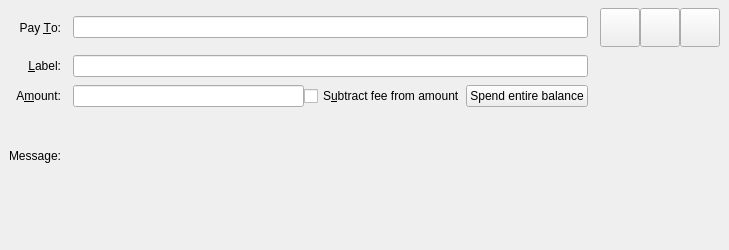
<?xml version="1.0" encoding="UTF-8"?>
<ui version="4.0">
 <class>SendCoinsEntry</class>
 <widget class="QStackedWidget" name="SendCoinsEntry">
  <property name="geometry">
   <rect>
    <x>0</x>
    <y>0</y>
    <width>729</width>
    <height>250</height>
   </rect>
  </property>
  <property name="focusPolicy">
   <enum>Qt::TabFocus</enum>
  </property>
  <property name="autoFillBackground">
   <bool>false</bool>
  </property>
  <widget class="QFrame" name="SendCoins">
   <property name="toolTip">
    <string>This is a normal payment.</string>
   </property>
   <property name="frameShape">
    <enum>QFrame::NoFrame</enum>
   </property>
   <layout class="QGridLayout" name="gridLayout">
    <property name="topMargin">
     <number>8</number>
    </property>
    <property name="bottomMargin">
     <number>4</number>
    </property>
    <property name="horizontalSpacing">
     <number>12</number>
    </property>
    <property name="verticalSpacing">
     <number>8</number>
    </property>
    <item row="0" column="0">
     <widget class="QLabel" name="payToLabel">
      <property name="text">
       <string>Pay &amp;To:</string>
      </property>
      <property name="alignment">
       <set>Qt::AlignRight|Qt::AlignTrailing|Qt::AlignVCenter</set>
      </property>
      <property name="buddy">
       <cstring>payTo</cstring>
      </property>
     </widget>
    </item>
    <item row="0" column="1">
       <widget class="QValidatedLineEdit" name="payTo">
        <property name="toolTip">
         <string>The DeVault address to send the payment to</string>
        </property>
       </widget>
      </item>
    <item row="0" column="2">
      <layout class="QHBoxLayout" name="payToLayout">
      <property name="spacing">
       <number>0</number>
      </property>
      <item>
       <widget class="QToolButton" name="addressBookButton">
        <property name="toolTip">
         <string>Choose previously used address</string>
        </property>
        <property name="text">
         <string/>
        </property>
        <property name="icon">
         <iconset resource="../bitcoin.qrc">
          <normaloff>:/icons/address-book</normaloff>:/icons/address-book</iconset>
        </property>
        <property name="iconSize">
         <size>
          <width>32</width>
          <height>32</height>
         </size>
        </property>
        <property name="shortcut">
         <string>Alt+A</string>
        </property>
       </widget>
      </item>
      <item>
       <widget class="QToolButton" name="pasteButton">
        <property name="toolTip">
         <string>Paste address from clipboard</string>
        </property>
        <property name="text">
         <string/>
        </property>
        <property name="icon">
         <iconset resource="../bitcoin.qrc">
          <normaloff>:/icons/editpaste</normaloff>:/icons/editpaste</iconset>
        </property>
        <property name="iconSize">
         <size>
          <width>32</width>
          <height>32</height>
         </size>
        </property>
        <property name="shortcut">
         <string>Alt+P</string>
        </property>
       </widget>
      </item>
      <item>
       <widget class="QToolButton" name="deleteButton">
        <property name="toolTip">
         <string>Remove this entry</string>
        </property>
        <property name="text">
         <string/>
        </property>
        <property name="icon">
         <iconset resource="../bitcoin.qrc">
          <normaloff>:/icons/remove</normaloff>:/icons/remove</iconset>
        </property>
        <property name="iconSize">
         <size>
          <width>32</width>
          <height>32</height>
         </size>
        </property>
       </widget>
      </item>
     </layout>
    </item>
    <item row="1" column="0">
     <widget class="QLabel" name="labellLabel">
      <property name="text">
       <string>&amp;Label:</string>
      </property>
      <property name="alignment">
       <set>Qt::AlignRight|Qt::AlignTrailing|Qt::AlignVCenter</set>
      </property>
      <property name="buddy">
       <cstring>addAsLabel</cstring>
      </property>
     </widget>
    </item>
    <item row="1" column="1">
     <widget class="QLineEdit" name="addAsLabel">
      <property name="toolTip">
       <string>Enter a label for this address to add it to the list of used addresses</string>
      </property>
     </widget>
    </item>
    <item row="2" column="0">
     <widget class="QLabel" name="amountLabel">
      <property name="text">
       <string>A&amp;mount:</string>
      </property>
      <property name="alignment">
       <set>Qt::AlignRight|Qt::AlignTrailing|Qt::AlignVCenter</set>
      </property>
      <property name="buddy">
       <cstring>payAmount</cstring>
      </property>
     </widget>
    </item>
    <item row="2" column="1">
     <layout class="QHBoxLayout" name="horizontalLayoutAmount" stretch="2,1">
      <item>
       <widget class="BitcoinAmountField" name="payAmount"/>
      </item>
      <item>
       <widget class="QCheckBox" name="checkboxSubtractFeeFromAmount">
        <property name="toolTip">
         <string>The fee will be deducted from the amount being sent. The recipient will receive less DVT than you enter in the amount field. If multiple recipients are selected, the fee is split equally.</string>
        </property>
        <property name="text">
         <string>S&amp;ubtract fee from amount</string>
        </property>
       </widget>
      </item>
      <item>
       <widget class="QPushButton" name="useAvailableBalanceButton">
        <property name="text">
         <string>Spend entire balance</string>
        </property>
       </widget>
      </item>
     </layout>
    </item>
    <item row="3" column="0">
     <widget class="QLabel" name="messageLabel">
      <property name="text">
       <string>Message:</string>
      </property>
      <property name="alignment">
       <set>Qt::AlignRight|Qt::AlignTrailing|Qt::AlignVCenter</set>
      </property>
     </widget>
    </item>
    <item row="3" column="1">
     <widget class="QLabel" name="messageTextLabel">
      <property name="toolTip">
       <string/>
      </property>
      <property name="textFormat">
       <enum>Qt::PlainText</enum>
      </property>
     </widget>
    </item>
    <item row="4" column="0">
      <spacer name="verticalSpacer">
                   <property name="orientation">
                    <enum>Qt::Vertical</enum>
                   </property>
                   <property name="sizeHint" stdset="0">
                    <size>
                     <width>1</width>
                     <height>50</height>
                    </size>
                   </property>
                   <property name="sizeType">
        <enum>QSizePolicy::Fixed</enum>
       </property>
                  </spacer>
      </item>
   </layout>

  </widget>
  <widget class="QFrame" name="SendCoins_UnauthenticatedPaymentRequest">
   <property name="palette">
    <palette>
     <active>
      <colorrole role="WindowText">
       <brush brushstyle="SolidPattern">
        <color alpha="255">
         <red>0</red>
         <green>0</green>
         <blue>0</blue>
        </color>
       </brush>
      </colorrole>
      <colorrole role="Button">
       <brush brushstyle="SolidPattern">
        <color alpha="255">
         <red>255</red>
         <green>255</green>
         <blue>127</blue>
        </color>
       </brush>
      </colorrole>
      <colorrole role="Light">
       <brush brushstyle="SolidPattern">
        <color alpha="255">
         <red>255</red>
         <green>255</green>
         <blue>255</blue>
        </color>
       </brush>
      </colorrole>
      <colorrole role="Midlight">
       <brush brushstyle="SolidPattern">
        <color alpha="255">
         <red>255</red>
         <green>255</green>
         <blue>191</blue>
        </color>
       </brush>
      </colorrole>
      <colorrole role="Dark">
       <brush brushstyle="SolidPattern">
        <color alpha="255">
         <red>127</red>
         <green>127</green>
         <blue>63</blue>
        </color>
       </brush>
      </colorrole>
      <colorrole role="Mid">
       <brush brushstyle="SolidPattern">
        <color alpha="255">
         <red>170</red>
         <green>170</green>
         <blue>84</blue>
        </color>
       </brush>
      </colorrole>
      <colorrole role="Text">
       <brush brushstyle="SolidPattern">
        <color alpha="255">
         <red>0</red>
         <green>0</green>
         <blue>0</blue>
        </color>
       </brush>
      </colorrole>
      <colorrole role="BrightText">
       <brush brushstyle="SolidPattern">
        <color alpha="255">
         <red>255</red>
         <green>255</green>
         <blue>255</blue>
        </color>
       </brush>
      </colorrole>
      <colorrole role="ButtonText">
       <brush brushstyle="SolidPattern">
        <color alpha="255">
         <red>0</red>
         <green>0</green>
         <blue>0</blue>
        </color>
       </brush>
      </colorrole>
      <colorrole role="Base">
       <brush brushstyle="SolidPattern">
        <color alpha="255">
         <red>255</red>
         <green>255</green>
         <blue>255</blue>
        </color>
       </brush>
      </colorrole>
      <colorrole role="Window">
       <brush brushstyle="SolidPattern">
        <color alpha="255">
         <red>255</red>
         <green>255</green>
         <blue>127</blue>
        </color>
       </brush>
      </colorrole>
      <colorrole role="Shadow">
       <brush brushstyle="SolidPattern">
        <color alpha="255">
         <red>0</red>
         <green>0</green>
         <blue>0</blue>
        </color>
       </brush>
      </colorrole>
      <colorrole role="AlternateBase">
       <brush brushstyle="SolidPattern">
        <color alpha="255">
         <red>255</red>
         <green>255</green>
         <blue>191</blue>
        </color>
       </brush>
      </colorrole>
      <colorrole role="ToolTipBase">
       <brush brushstyle="SolidPattern">
        <color alpha="255">
         <red>255</red>
         <green>255</green>
         <blue>220</blue>
        </color>
       </brush>
      </colorrole>
      <colorrole role="ToolTipText">
       <brush brushstyle="SolidPattern">
        <color alpha="255">
         <red>0</red>
         <green>0</green>
         <blue>0</blue>
        </color>
       </brush>
      </colorrole>
     </active>
     <inactive>
      <colorrole role="WindowText">
       <brush brushstyle="SolidPattern">
        <color alpha="255">
         <red>0</red>
         <green>0</green>
         <blue>0</blue>
        </color>
       </brush>
      </colorrole>
      <colorrole role="Button">
       <brush brushstyle="SolidPattern">
        <color alpha="255">
         <red>255</red>
         <green>255</green>
         <blue>127</blue>
        </color>
       </brush>
      </colorrole>
      <colorrole role="Light">
       <brush brushstyle="SolidPattern">
        <color alpha="255">
         <red>255</red>
         <green>255</green>
         <blue>255</blue>
        </color>
       </brush>
      </colorrole>
      <colorrole role="Midlight">
       <brush brushstyle="SolidPattern">
        <color alpha="255">
         <red>255</red>
         <green>255</green>
         <blue>191</blue>
        </color>
       </brush>
      </colorrole>
      <colorrole role="Dark">
       <brush brushstyle="SolidPattern">
        <color alpha="255">
         <red>127</red>
         <green>127</green>
         <blue>63</blue>
        </color>
       </brush>
      </colorrole>
      <colorrole role="Mid">
       <brush brushstyle="SolidPattern">
        <color alpha="255">
         <red>170</red>
         <green>170</green>
         <blue>84</blue>
        </color>
       </brush>
      </colorrole>
      <colorrole role="Text">
       <brush brushstyle="SolidPattern">
        <color alpha="255">
         <red>0</red>
         <green>0</green>
         <blue>0</blue>
        </color>
       </brush>
      </colorrole>
      <colorrole role="BrightText">
       <brush brushstyle="SolidPattern">
        <color alpha="255">
         <red>255</red>
         <green>255</green>
         <blue>255</blue>
        </color>
       </brush>
      </colorrole>
      <colorrole role="ButtonText">
       <brush brushstyle="SolidPattern">
        <color alpha="255">
         <red>0</red>
         <green>0</green>
         <blue>0</blue>
        </color>
       </brush>
      </colorrole>
      <colorrole role="Base">
       <brush brushstyle="SolidPattern">
        <color alpha="255">
         <red>255</red>
         <green>255</green>
         <blue>255</blue>
        </color>
       </brush>
      </colorrole>
      <colorrole role="Window">
       <brush brushstyle="SolidPattern">
        <color alpha="255">
         <red>255</red>
         <green>255</green>
         <blue>127</blue>
        </color>
       </brush>
      </colorrole>
      <colorrole role="Shadow">
       <brush brushstyle="SolidPattern">
        <color alpha="255">
         <red>0</red>
         <green>0</green>
         <blue>0</blue>
        </color>
       </brush>
      </colorrole>
      <colorrole role="AlternateBase">
       <brush brushstyle="SolidPattern">
        <color alpha="255">
         <red>255</red>
         <green>255</green>
         <blue>191</blue>
        </color>
       </brush>
      </colorrole>
      <colorrole role="ToolTipBase">
       <brush brushstyle="SolidPattern">
        <color alpha="255">
         <red>255</red>
         <green>255</green>
         <blue>220</blue>
        </color>
       </brush>
      </colorrole>
      <colorrole role="ToolTipText">
       <brush brushstyle="SolidPattern">
        <color alpha="255">
         <red>0</red>
         <green>0</green>
         <blue>0</blue>
        </color>
       </brush>
      </colorrole>
     </inactive>
     <disabled>
      <colorrole role="WindowText">
       <brush brushstyle="SolidPattern">
        <color alpha="255">
         <red>127</red>
         <green>127</green>
         <blue>63</blue>
        </color>
       </brush>
      </colorrole>
      <colorrole role="Button">
       <brush brushstyle="SolidPattern">
        <color alpha="255">
         <red>255</red>
         <green>255</green>
         <blue>127</blue>
        </color>
       </brush>
      </colorrole>
      <colorrole role="Light">
       <brush brushstyle="SolidPattern">
        <color alpha="255">
         <red>255</red>
         <green>255</green>
         <blue>255</blue>
        </color>
       </brush>
      </colorrole>
      <colorrole role="Midlight">
       <brush brushstyle="SolidPattern">
        <color alpha="255">
         <red>255</red>
         <green>255</green>
         <blue>191</blue>
        </color>
       </brush>
      </colorrole>
      <colorrole role="Dark">
       <brush brushstyle="SolidPattern">
        <color alpha="255">
         <red>127</red>
         <green>127</green>
         <blue>63</blue>
        </color>
       </brush>
      </colorrole>
      <colorrole role="Mid">
       <brush brushstyle="SolidPattern">
        <color alpha="255">
         <red>170</red>
         <green>170</green>
         <blue>84</blue>
        </color>
       </brush>
      </colorrole>
      <colorrole role="Text">
       <brush brushstyle="SolidPattern">
        <color alpha="255">
         <red>127</red>
         <green>127</green>
         <blue>63</blue>
        </color>
       </brush>
      </colorrole>
      <colorrole role="BrightText">
       <brush brushstyle="SolidPattern">
        <color alpha="255">
         <red>255</red>
         <green>255</green>
         <blue>255</blue>
        </color>
       </brush>
      </colorrole>
      <colorrole role="ButtonText">
       <brush brushstyle="SolidPattern">
        <color alpha="255">
         <red>127</red>
         <green>127</green>
         <blue>63</blue>
        </color>
       </brush>
      </colorrole>
      <colorrole role="Base">
       <brush brushstyle="SolidPattern">
        <color alpha="255">
         <red>255</red>
         <green>255</green>
         <blue>127</blue>
        </color>
       </brush>
      </colorrole>
      <colorrole role="Window">
       <brush brushstyle="SolidPattern">
        <color alpha="255">
         <red>255</red>
         <green>255</green>
         <blue>127</blue>
        </color>
       </brush>
      </colorrole>
      <colorrole role="Shadow">
       <brush brushstyle="SolidPattern">
        <color alpha="255">
         <red>0</red>
         <green>0</green>
         <blue>0</blue>
        </color>
       </brush>
      </colorrole>
      <colorrole role="AlternateBase">
       <brush brushstyle="SolidPattern">
        <color alpha="255">
         <red>255</red>
         <green>255</green>
         <blue>127</blue>
        </color>
       </brush>
      </colorrole>
      <colorrole role="ToolTipBase">
       <brush brushstyle="SolidPattern">
        <color alpha="255">
         <red>255</red>
         <green>255</green>
         <blue>220</blue>
        </color>
       </brush>
      </colorrole>
      <colorrole role="ToolTipText">
       <brush brushstyle="SolidPattern">
        <color alpha="255">
         <red>0</red>
         <green>0</green>
         <blue>0</blue>
        </color>
       </brush>
      </colorrole>
     </disabled>
    </palette>
   </property>
   <property name="toolTip">
    <string>This is an unauthenticated payment request.</string>
   </property>
   <property name="autoFillBackground">
    <bool>true</bool>
   </property>
   <property name="frameShape">
    <enum>QFrame::NoFrame</enum>
   </property>
   <layout class="QGridLayout" name="gridLayout_is">
    <property name="spacing">
     <number>12</number>
    </property>
    <item row="0" column="0">
     <widget class="QLabel" name="payToLabel_is">
      <property name="text">
       <string>Pay To:</string>
      </property>
      <property name="alignment">
       <set>Qt::AlignRight|Qt::AlignTrailing|Qt::AlignVCenter</set>
      </property>
     </widget>
    </item>
    <item row="0" column="1">
     <layout class="QHBoxLayout" name="payToLayout_is">
      <property name="spacing">
       <number>0</number>
      </property>
      <item>
       <widget class="QLabel" name="payTo_is"/>
      </item>
      <item>
       <widget class="QToolButton" name="deleteButton_is">
        <property name="toolTip">
         <string>Remove this entry</string>
        </property>
        <property name="text">
         <string/>
        </property>
        <property name="icon">
         <iconset resource="../bitcoin.qrc">
          <normaloff>:/icons/remove</normaloff>:/icons/remove</iconset>
        </property>
       </widget>
      </item>
     </layout>
    </item>
    <item row="1" column="0">
     <widget class="QLabel" name="memoLabel_is">
      <property name="text">
       <string>Memo:</string>
      </property>
      <property name="alignment">
       <set>Qt::AlignRight|Qt::AlignTrailing|Qt::AlignVCenter</set>
      </property>
     </widget>
    </item>
    <item row="1" column="1">
     <widget class="QLabel" name="memoTextLabel_is">
      <property name="textFormat">
       <enum>Qt::PlainText</enum>
      </property>
     </widget>
    </item>
    <item row="2" column="0">
     <widget class="QLabel" name="amountLabel_is">
      <property name="text">
       <string>A&amp;mount:</string>
      </property>
      <property name="alignment">
       <set>Qt::AlignRight|Qt::AlignTrailing|Qt::AlignVCenter</set>
      </property>
      <property name="buddy">
       <cstring>payAmount_is</cstring>
      </property>
     </widget>
    </item>
    <item row="2" column="1">
     <widget class="BitcoinAmountField" name="payAmount_is">
      <property name="acceptDrops">
       <bool>false</bool>
      </property>
     </widget>
    </item>
   </layout>
  </widget>
  <widget class="QFrame" name="SendCoins_AuthenticatedPaymentRequest">
   <property name="palette">
    <palette>
     <active>
      <colorrole role="WindowText">
       <brush brushstyle="SolidPattern">
        <color alpha="255">
         <red>0</red>
         <green>0</green>
         <blue>0</blue>
        </color>
       </brush>
      </colorrole>
      <colorrole role="Button">
       <brush brushstyle="SolidPattern">
        <color alpha="255">
         <red>140</red>
         <green>232</green>
         <blue>119</blue>
        </color>
       </brush>
      </colorrole>
      <colorrole role="Light">
       <brush brushstyle="SolidPattern">
        <color alpha="255">
         <red>230</red>
         <green>255</green>
         <blue>224</blue>
        </color>
       </brush>
      </colorrole>
      <colorrole role="Midlight">
       <brush brushstyle="SolidPattern">
        <color alpha="255">
         <red>185</red>
         <green>243</green>
         <blue>171</blue>
        </color>
       </brush>
      </colorrole>
      <colorrole role="Dark">
       <brush brushstyle="SolidPattern">
        <color alpha="255">
         <red>70</red>
         <green>116</green>
         <blue>59</blue>
        </color>
       </brush>
      </colorrole>
      <colorrole role="Mid">
       <brush brushstyle="SolidPattern">
        <color alpha="255">
         <red>93</red>
         <green>155</green>
         <blue>79</blue>
        </color>
       </brush>
      </colorrole>
      <colorrole role="Text">
       <brush brushstyle="SolidPattern">
        <color alpha="255">
         <red>0</red>
         <green>0</green>
         <blue>0</blue>
        </color>
       </brush>
      </colorrole>
      <colorrole role="BrightText">
       <brush brushstyle="SolidPattern">
        <color alpha="255">
         <red>155</red>
         <green>255</green>
         <blue>147</blue>
        </color>
       </brush>
      </colorrole>
      <colorrole role="ButtonText">
       <brush brushstyle="SolidPattern">
        <color alpha="255">
         <red>0</red>
         <green>0</green>
         <blue>0</blue>
        </color>
       </brush>
      </colorrole>
      <colorrole role="Base">
       <brush brushstyle="SolidPattern">
        <color alpha="255">
         <red>119</red>
         <green>255</green>
         <blue>233</blue>
        </color>
       </brush>
      </colorrole>
      <colorrole role="Window">
       <brush brushstyle="SolidPattern">
        <color alpha="255">
         <red>140</red>
         <green>232</green>
         <blue>119</blue>
        </color>
       </brush>
      </colorrole>
      <colorrole role="Shadow">
       <brush brushstyle="SolidPattern">
        <color alpha="255">
         <red>0</red>
         <green>0</green>
         <blue>0</blue>
        </color>
       </brush>
      </colorrole>
      <colorrole role="AlternateBase">
       <brush brushstyle="SolidPattern">
        <color alpha="255">
         <red>197</red>
         <green>243</green>
         <blue>187</blue>
        </color>
       </brush>
      </colorrole>
      <colorrole role="NoRole">
       <brush brushstyle="SolidPattern">
        <color alpha="255">
         <red>125</red>
         <green>194</green>
         <blue>122</blue>
        </color>
       </brush>
      </colorrole>
      <colorrole role="ToolTipBase">
       <brush brushstyle="SolidPattern">
        <color alpha="255">
         <red>255</red>
         <green>255</green>
         <blue>220</blue>
        </color>
       </brush>
      </colorrole>
      <colorrole role="ToolTipText">
       <brush brushstyle="SolidPattern">
        <color alpha="255">
         <red>0</red>
         <green>0</green>
         <blue>0</blue>
        </color>
       </brush>
      </colorrole>
     </active>
     <inactive>
      <colorrole role="WindowText">
       <brush brushstyle="SolidPattern">
        <color alpha="255">
         <red>0</red>
         <green>0</green>
         <blue>0</blue>
        </color>
       </brush>
      </colorrole>
      <colorrole role="Button">
       <brush brushstyle="SolidPattern">
        <color alpha="255">
         <red>140</red>
         <green>232</green>
         <blue>119</blue>
        </color>
       </brush>
      </colorrole>
      <colorrole role="Light">
       <brush brushstyle="SolidPattern">
        <color alpha="255">
         <red>230</red>
         <green>255</green>
         <blue>224</blue>
        </color>
       </brush>
      </colorrole>
      <colorrole role="Midlight">
       <brush brushstyle="SolidPattern">
        <color alpha="255">
         <red>185</red>
         <green>243</green>
         <blue>171</blue>
        </color>
       </brush>
      </colorrole>
      <colorrole role="Dark">
       <brush brushstyle="SolidPattern">
        <color alpha="255">
         <red>70</red>
         <green>116</green>
         <blue>59</blue>
        </color>
       </brush>
      </colorrole>
      <colorrole role="Mid">
       <brush brushstyle="SolidPattern">
        <color alpha="255">
         <red>93</red>
         <green>155</green>
         <blue>79</blue>
        </color>
       </brush>
      </colorrole>
      <colorrole role="Text">
       <brush brushstyle="SolidPattern">
        <color alpha="255">
         <red>0</red>
         <green>0</green>
         <blue>0</blue>
        </color>
       </brush>
      </colorrole>
      <colorrole role="BrightText">
       <brush brushstyle="SolidPattern">
        <color alpha="255">
         <red>155</red>
         <green>255</green>
         <blue>147</blue>
        </color>
       </brush>
      </colorrole>
      <colorrole role="ButtonText">
       <brush brushstyle="SolidPattern">
        <color alpha="255">
         <red>0</red>
         <green>0</green>
         <blue>0</blue>
        </color>
       </brush>
      </colorrole>
      <colorrole role="Base">
       <brush brushstyle="SolidPattern">
        <color alpha="255">
         <red>119</red>
         <green>255</green>
         <blue>233</blue>
        </color>
       </brush>
      </colorrole>
      <colorrole role="Window">
       <brush brushstyle="SolidPattern">
        <color alpha="255">
         <red>140</red>
         <green>232</green>
         <blue>119</blue>
        </color>
       </brush>
      </colorrole>
      <colorrole role="Shadow">
       <brush brushstyle="SolidPattern">
        <color alpha="255">
         <red>0</red>
         <green>0</green>
         <blue>0</blue>
        </color>
       </brush>
      </colorrole>
      <colorrole role="AlternateBase">
       <brush brushstyle="SolidPattern">
        <color alpha="255">
         <red>197</red>
         <green>243</green>
         <blue>187</blue>
        </color>
       </brush>
      </colorrole>
      <colorrole role="NoRole">
       <brush brushstyle="SolidPattern">
        <color alpha="255">
         <red>125</red>
         <green>194</green>
         <blue>122</blue>
        </color>
       </brush>
      </colorrole>
      <colorrole role="ToolTipBase">
       <brush brushstyle="SolidPattern">
        <color alpha="255">
         <red>255</red>
         <green>255</green>
         <blue>220</blue>
        </color>
       </brush>
      </colorrole>
      <colorrole role="ToolTipText">
       <brush brushstyle="SolidPattern">
        <color alpha="255">
         <red>0</red>
         <green>0</green>
         <blue>0</blue>
        </color>
       </brush>
      </colorrole>
     </inactive>
     <disabled>
      <colorrole role="WindowText">
       <brush brushstyle="SolidPattern">
        <color alpha="255">
         <red>70</red>
         <green>116</green>
         <blue>59</blue>
        </color>
       </brush>
      </colorrole>
      <colorrole role="Button">
       <brush brushstyle="SolidPattern">
        <color alpha="255">
         <red>140</red>
         <green>232</green>
         <blue>119</blue>
        </color>
       </brush>
      </colorrole>
      <colorrole role="Light">
       <brush brushstyle="SolidPattern">
        <color alpha="255">
         <red>230</red>
         <green>255</green>
         <blue>224</blue>
        </color>
       </brush>
      </colorrole>
      <colorrole role="Midlight">
       <brush brushstyle="SolidPattern">
        <color alpha="255">
         <red>185</red>
         <green>243</green>
         <blue>171</blue>
        </color>
       </brush>
      </colorrole>
      <colorrole role="Dark">
       <brush brushstyle="SolidPattern">
        <color alpha="255">
         <red>70</red>
         <green>116</green>
         <blue>59</blue>
        </color>
       </brush>
      </colorrole>
      <colorrole role="Mid">
       <brush brushstyle="SolidPattern">
        <color alpha="255">
         <red>93</red>
         <green>155</green>
         <blue>79</blue>
        </color>
       </brush>
      </colorrole>
      <colorrole role="Text">
       <brush brushstyle="SolidPattern">
        <color alpha="255">
         <red>70</red>
         <green>116</green>
         <blue>59</blue>
        </color>
       </brush>
      </colorrole>
      <colorrole role="BrightText">
       <brush brushstyle="SolidPattern">
        <color alpha="255">
         <red>155</red>
         <green>255</green>
         <blue>147</blue>
        </color>
       </brush>
      </colorrole>
      <colorrole role="ButtonText">
       <brush brushstyle="SolidPattern">
        <color alpha="255">
         <red>70</red>
         <green>116</green>
         <blue>59</blue>
        </color>
       </brush>
      </colorrole>
      <colorrole role="Base">
       <brush brushstyle="SolidPattern">
        <color alpha="255">
         <red>140</red>
         <green>232</green>
         <blue>119</blue>
        </color>
       </brush>
      </colorrole>
      <colorrole role="Window">
       <brush brushstyle="SolidPattern">
        <color alpha="255">
         <red>140</red>
         <green>232</green>
         <blue>119</blue>
        </color>
       </brush>
      </colorrole>
      <colorrole role="Shadow">
       <brush brushstyle="SolidPattern">
        <color alpha="255">
         <red>0</red>
         <green>0</green>
         <blue>0</blue>
        </color>
       </brush>
      </colorrole>
      <colorrole role="AlternateBase">
       <brush brushstyle="SolidPattern">
        <color alpha="255">
         <red>140</red>
         <green>232</green>
         <blue>119</blue>
        </color>
       </brush>
      </colorrole>
      <colorrole role="NoRole">
       <brush brushstyle="SolidPattern">
        <color alpha="255">
         <red>125</red>
         <green>194</green>
         <blue>122</blue>
        </color>
       </brush>
      </colorrole>
      <colorrole role="ToolTipBase">
       <brush brushstyle="SolidPattern">
        <color alpha="255">
         <red>255</red>
         <green>255</green>
         <blue>220</blue>
        </color>
       </brush>
      </colorrole>
      <colorrole role="ToolTipText">
       <brush brushstyle="SolidPattern">
        <color alpha="255">
         <red>0</red>
         <green>0</green>
         <blue>0</blue>
        </color>
       </brush>
      </colorrole>
     </disabled>
    </palette>
   </property>
   <property name="toolTip">
    <string>This is an authenticated payment request.</string>
   </property>
   <property name="autoFillBackground">
    <bool>true</bool>
   </property>
   <property name="frameShape">
    <enum>QFrame::NoFrame</enum>
   </property>
   <layout class="QGridLayout" name="gridLayout_s">
    <property name="spacing">
     <number>12</number>
    </property>
    <item row="0" column="0">
     <widget class="QLabel" name="payToLabel_s">
      <property name="text">
       <string>Pay To:</string>
      </property>
      <property name="alignment">
       <set>Qt::AlignRight|Qt::AlignTrailing|Qt::AlignVCenter</set>
      </property>
     </widget>
    </item>
    <item row="0" column="1">
     <layout class="QHBoxLayout" name="payToLayout_s">
      <property name="spacing">
       <number>0</number>
      </property>
      <item>
       <widget class="QLabel" name="payTo_s">
        <property name="textFormat">
         <enum>Qt::PlainText</enum>
        </property>
       </widget>
      </item>
      <item>
       <widget class="QToolButton" name="deleteButton_s">
        <property name="toolTip">
         <string>Remove this entry</string>
        </property>
        <property name="text">
         <string/>
        </property>
        <property name="icon">
         <iconset resource="../bitcoin.qrc">
          <normaloff>:/icons/remove</normaloff>:/icons/remove</iconset>
        </property>
       </widget>
      </item>
     </layout>
    </item>
    <item row="1" column="0">
     <widget class="QLabel" name="memoLabel_s">
      <property name="text">
       <string>Memo:</string>
      </property>
      <property name="alignment">
       <set>Qt::AlignRight|Qt::AlignTrailing|Qt::AlignVCenter</set>
      </property>
     </widget>
    </item>
    <item row="1" column="1">
     <widget class="QLabel" name="memoTextLabel_s">
      <property name="textFormat">
       <enum>Qt::PlainText</enum>
      </property>
     </widget>
    </item>
    <item row="2" column="0">
     <widget class="QLabel" name="amountLabel_s">
      <property name="text">
       <string>A&amp;mount:</string>
      </property>
      <property name="alignment">
       <set>Qt::AlignRight|Qt::AlignTrailing|Qt::AlignVCenter</set>
      </property>
      <property name="buddy">
       <cstring>payAmount_s</cstring>
      </property>
     </widget>
    </item>
    <item row="2" column="1">
     <widget class="BitcoinAmountField" name="payAmount_s">
      <property name="acceptDrops">
       <bool>false</bool>
      </property>
     </widget>
    </item>
   </layout>
  </widget>
 </widget>
 <customwidgets>
  <customwidget>
   <class>QValidatedLineEdit</class>
   <extends>QLineEdit</extends>
   <header>qvalidatedlineedit.h</header>
  </customwidget>
  <customwidget>
   <class>BitcoinAmountField</class>
   <extends>QLineEdit</extends>
   <header>bitcoinamountfield.h</header>
   <container>1</container>
  </customwidget>
 </customwidgets>
 <tabstops>
  <tabstop>payTo</tabstop>
  <tabstop>addressBookButton</tabstop>
  <tabstop>pasteButton</tabstop>
  <tabstop>deleteButton</tabstop>
  <tabstop>addAsLabel</tabstop>
  <tabstop>payAmount</tabstop>
  <tabstop>payAmount_is</tabstop>
  <tabstop>deleteButton_is</tabstop>
  <tabstop>payAmount_s</tabstop>
  <tabstop>deleteButton_s</tabstop>
 </tabstops>
 <resources>
  <include location="../bitcoin.qrc"/>
 </resources>
 <connections/>
</ui>
